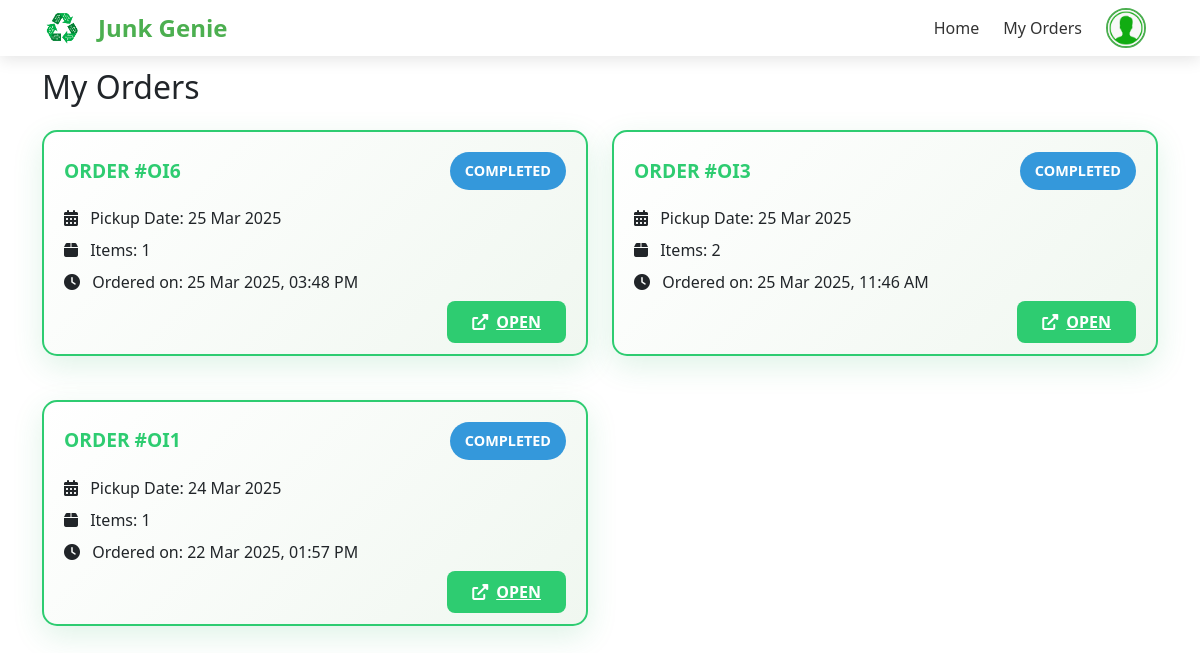
The app's page /order_history.php (signed in) with its own data.
### tables this page shows
CREATE TABLE `cart` (
  `id` int(11) NOT NULL,
  `user_id` int(11) NOT NULL,
  `address_id` int(11) NOT NULL,
  `pickup_date` date NOT NULL,
  `pickup_status` enum('Pending','Accepted','Rejected','Completed','Cancelled') DEFAULT 'Pending',
  `assigned_employee_id` int(11) DEFAULT NULL,
  `created_at` timestamp NOT NULL DEFAULT current_timestamp(),
  `updated_at` timestamp NOT NULL DEFAULT current_timestamp() ON UPDATE current_timestamp()
);

### order_history.php (the view, shortened to what this page needs)
<?php
require_once 'connect.php';
$user_id = $_SESSION['user_id'];
$stmt = $conn->prepare("
    SELECT c.id as cart_id,
           c.pickup_date,
           c.pickup_status,
           c.created_at,
           COUNT(ci.id) as total_items
    FROM cart c
    LEFT JOIN cart_items ci ON c.id = ci.cart_id
    WHERE c.user_id = ?
    GROUP BY c.id
    ORDER BY c.created_at DESC
");
$stmt->bind_param("i", $user_id);
$stmt->execute();
$orders = $stmt->get_result();
?>
<!DOCTYPE html>
<html lang="en">
<head>
    <link href="https://cdn.jsdelivr.net/npm/bootstrap@5.3.0/dist/css/bootstrap.min.css" rel="stylesheet">
    <link href="https://cdnjs.cloudflare.com/ajax/libs/font-awesome/6.0.0/css/all.min.css" rel="stylesheet">
<body>
    <?php include 'navbar.php'; ?>
    <div class="container py-5">
        <h2 class="mb-4">My Orders</h2>
        <?php if ($orders->num_rows > 0): ?>
            <div class="row">
                <?php while ($order = $orders->fetch_assoc()): ?>
                    <div class="col-md-6 mb-4">
                        <div class="order-box">
                            <div class="d-flex justify-content-between align-items-center mb-3">
                                <span class="order-id">Order #OI<?= $order['cart_id'] ?></span>
                                <span class="status-badge status-<?= $order['pickup_status'] ?>">
                                    <?= $order['pickup_status'] ?>
                                </span>
                            </div>
                            <div class="mb-3">
                                <p class="mb-2">
                                    <i class="fas fa-calendar-alt me-2"></i>
                                    Pickup Date: <?= date('d M Y', strtotime($order['pickup_date'])) ?>
                                </p>
                                <p class="mb-2">
                                    <i class="fas fa-box me-2"></i>
                                    Items: <?= $order['total_items'] ?>
                                </p>
                                <p class="mb-0">
                                    <i class="fas fa-clock me-2"></i>
                                    Ordered on: <?= date('d M Y, h:i A', strtotime($order['created_at'])) ?>
                                </p>
                            </div>
                            <div class="text-end">
                                <a href="order_details.php?cart_id=<?= $order['cart_id'] ?>"
                                   class="btn-open">
                                    <i class="fas fa-external-link-alt me-2"></i>Open
                                </a>
                            </div>
                        </div>
                    </div>
                <?php endwhile; ?>
            </div>
        <?php endif; ?>
    </div>
</body>
</html>

### order_history.php (style rules this page uses)
body { background-color: #e6f3e6; padding-top: 20px; font-family: 'Montserrat', sans-serif; }
.order-box { background: linear-gradient(135deg, #ffffff, #f0f7f0); border-radius: 15px; padding: 20px; margin-bottom: 20px; box-shadow: 0 10px 30px rgba(39, 174, 96, 0.15); transition: all 0.3s ease; border: 2px solid #2ecc71; }
.order-id { color: #2ecc71; font-size: 1.2rem; font-weight: bold; text-transform: uppercase; }
.status-badge { padding: 8px 15px; border-radius: 20px; font-size: 0.9rem; font-weight: 600; text-transform: uppercase; }
.status-Completed { background-color: #3498db; color: white; }
.btn-open { background-color: #2ecc71; color: white; border: none; padding: 10px 25px; border-radius: 8px; transition: all 0.3s ease; font-weight: 600; text-transform: uppercase; }

### navbar.php (style rules this page uses)
:root { --primary-green: #4CAF50; --secondary-green: #81C784; --light-background: #F0F4F0; }

### records on screen
cart: id "6", pickup_status "COMPLETED", pickup_date "25 Mar 2025", total_items "1", created_at "25 Mar 2025, 03:48 PM"
cart: id "3", pickup_status "COMPLETED", pickup_date "25 Mar 2025", total_items "2", created_at "25 Mar 2025, 11:46 AM"
cart: id "1", pickup_status "COMPLETED", pickup_date "24 Mar 2025", total_items "1", created_at "22 Mar 2025, 01:57 PM"
